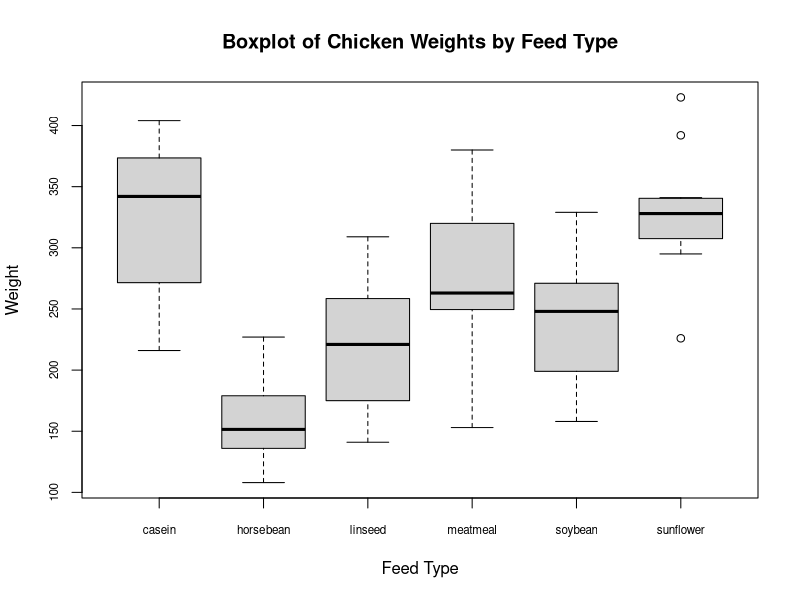

Here is the R script that generated this plot:
# Load chickwts dataset
data("chickwts")

# Generate a boxplot
png("boxplot_chickwts.png")  # Save the plot as a PNG file
boxplot(weight ~ feed, data = chickwts, main="Boxplot of Chicken Weights by Feed Type", xlab="Feed Type", ylab="Weight",
cex.axis = 0.7, cex.names = 0.7)
dev.off()  # Close the PNG device

